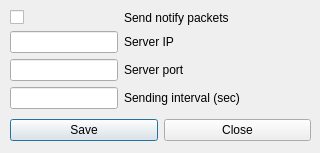
<?xml version="1.0" encoding="UTF-8"?>
<ui version="4.0">
 <class>SettingsDialog</class>
 <widget class="QDialog" name="SettingsDialog">
  <property name="geometry">
   <rect>
    <x>0</x>
    <y>0</y>
    <width>320</width>
    <height>153</height>
   </rect>
  </property>
  <property name="windowTitle">
   <string>Adtools winclient</string>
  </property>
  <property name="windowIcon">
   <iconset resource="resources.qrc">
    <normaloff>:/icons/res/netIcon.ico</normaloff>:/icons/res/netIcon.ico</iconset>
  </property>
  <widget class="QWidget" name="formLayoutWidget">
   <property name="geometry">
    <rect>
     <x>10</x>
     <y>10</y>
     <width>301</width>
     <height>124</height>
    </rect>
   </property>
   <layout class="QFormLayout" name="formLayout">
    <item row="0" column="1">
     <widget class="QLabel" name="label_2">
      <property name="text">
       <string>Send notify packets</string>
      </property>
     </widget>
    </item>
    <item row="2" column="0">
     <widget class="QLineEdit" name="serverIpLine"/>
    </item>
    <item row="2" column="1">
     <widget class="QLabel" name="label_3">
      <property name="text">
       <string>Server IP</string>
      </property>
     </widget>
    </item>
    <item row="3" column="0">
     <widget class="QLineEdit" name="serverPortLine"/>
    </item>
    <item row="3" column="1">
     <widget class="QLabel" name="label_4">
      <property name="text">
       <string>Server port</string>
      </property>
     </widget>
    </item>
    <item row="4" column="0">
     <widget class="QLineEdit" name="intervalLine"/>
    </item>
    <item row="4" column="1">
     <widget class="QLabel" name="label">
      <property name="text">
       <string>Sending interval (sec)</string>
      </property>
     </widget>
    </item>
    <item row="0" column="0">
     <widget class="QCheckBox" name="notifyStateCheckBox">
      <property name="text">
       <string/>
      </property>
     </widget>
    </item>
   </layout>
  </widget>
  <widget class="QWidget" name="horizontalLayoutWidget">
   <property name="geometry">
    <rect>
     <x>10</x>
     <y>110</y>
     <width>301</width>
     <height>41</height>
    </rect>
   </property>
   <layout class="QHBoxLayout" name="horizontalLayout">
    <item>
     <widget class="QPushButton" name="saveButton">
      <property name="text">
       <string>Save</string>
      </property>
     </widget>
    </item>
    <item>
     <widget class="QPushButton" name="closeButton">
      <property name="text">
       <string>Close</string>
      </property>
     </widget>
    </item>
   </layout>
  </widget>
 </widget>
 <resources>
  <include location="resources.qrc"/>
 </resources>
 <connections/>
</ui>
